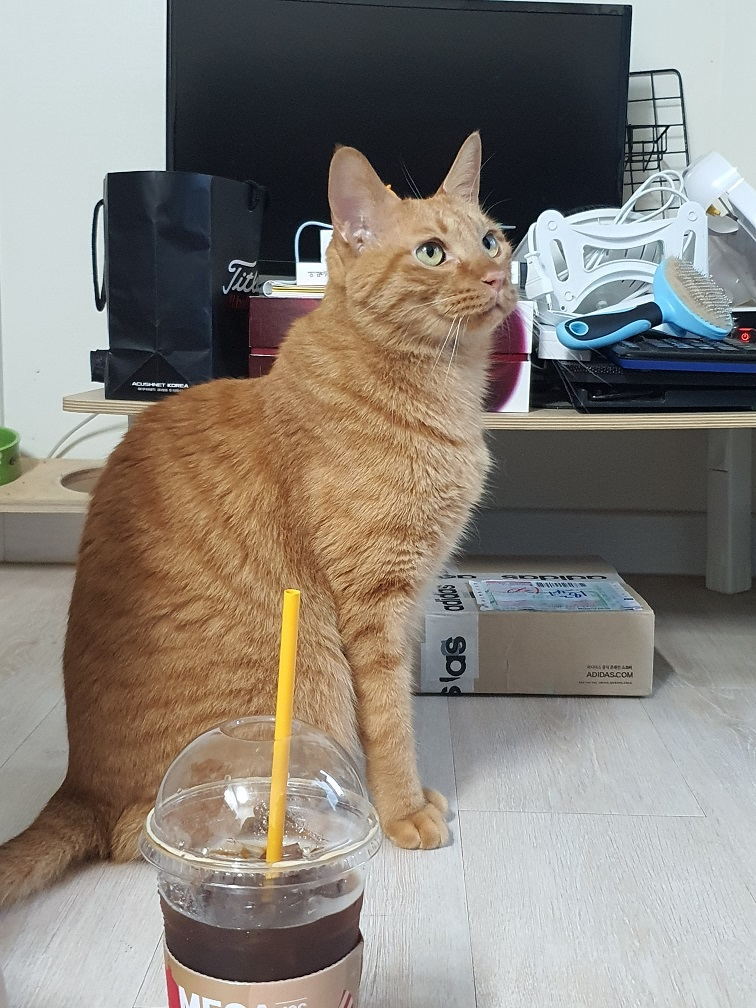
#> input picture OpenCV/09-controllFrame/images/dal (1).jpg, 756 x 1008 px
$ python 101-rotation.py
#> lines starting #> are read from the running program, lines starting #| are printed output that depends on the picture
import cv2 as cv
import os

os.chdir('09-controllFrame\\images')
img_color = cv.imread('dal (1).jpg', cv.IMREAD_COLOR)
#> img_color is the input picture: shape (1008, 756, 3); mean B, G, R 121.7, 129.7, 136

cv.imshow('img_color', img_color)

h,w = img_color.shape[:2]
#> h = 1008; w = 756

# 회전하는 '행렬'을 만든다
M = cv.getRotationMatrix2D((w/2.0,h/2.0),45,1)
# 0 - 회전 중심점, 1 - 각도(음수는 cw/양수는 acw), 2 - 이미지 배율
print(type(M)) # <class 'numpy.ndarray'>
#| <class 'numpy.ndarray'>

# 그리고 만든 회전행렬을 이미지에 붙인다.
img_rotated = cv.warpAffine(img_color, M, (h, w))
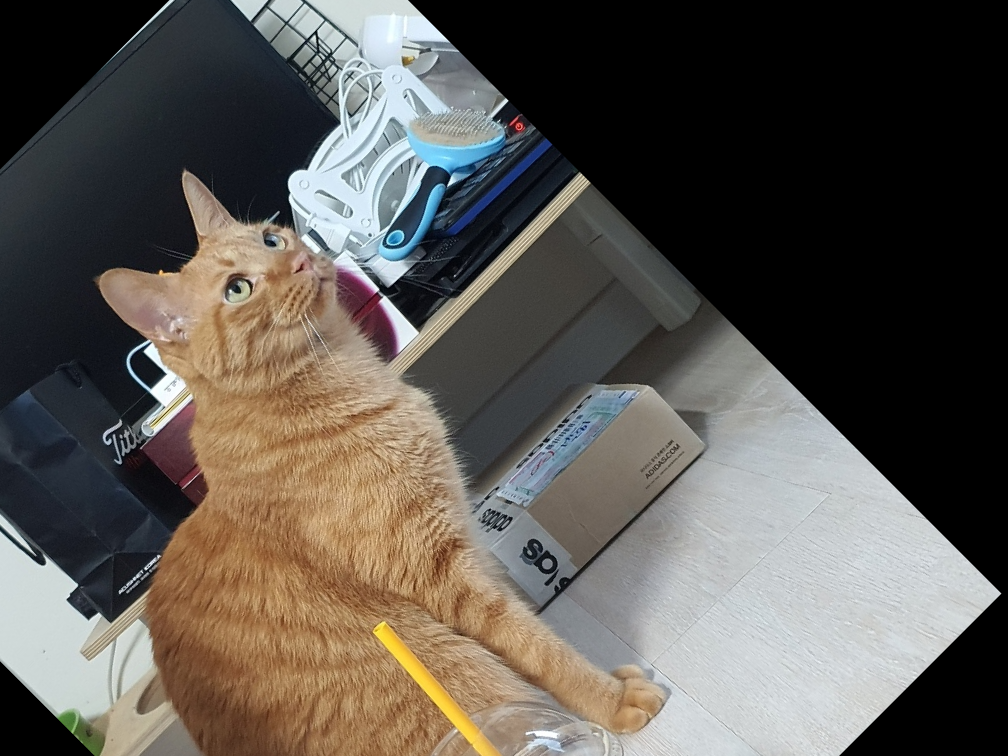
#> img_rotated: shape (756, 1008, 3); mean B, G, R 81.8, 87.9, 92.8

cv.imshow('img_rotated', img_rotated)

# img_rotated_extended = cv.warpAffine(img_color, M, (int(h*1.5), int(w*1.5)))
# cv.imshow('img_rotated_extended', img_rotated_extended)

cv.waitKey(0)

cv.destroyAllWindows()

$ run again, with OpenCV/09-controllFrame/images/dal (2).jpg copied over OpenCV/09-controllFrame/images/dal (1).jpg
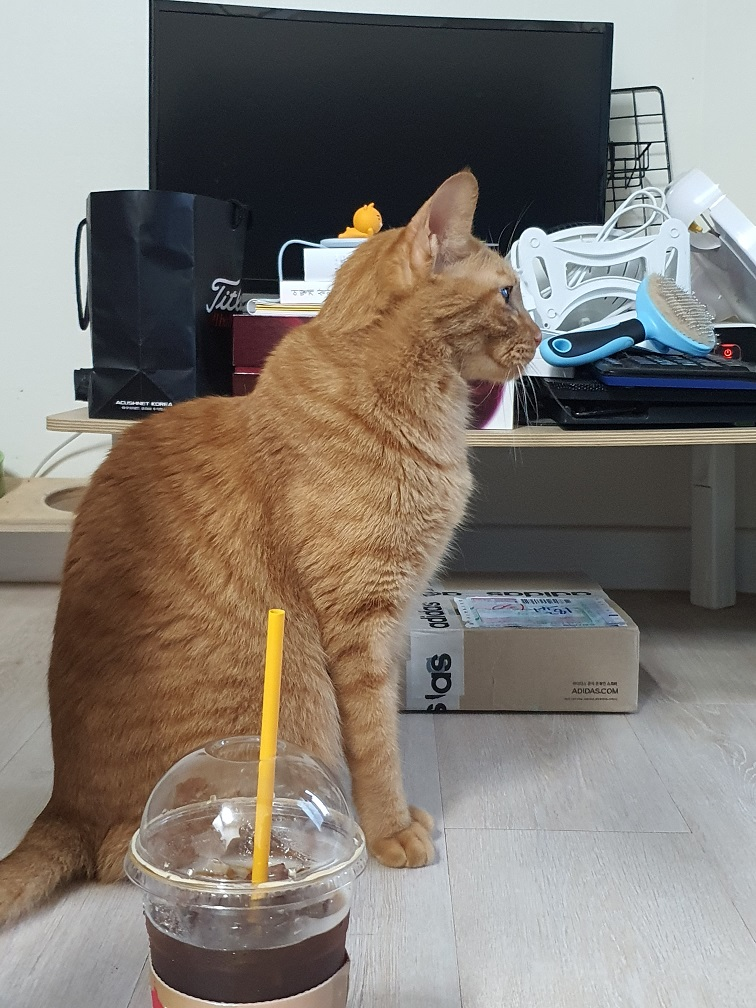
#> input picture OpenCV/09-controllFrame/images/dal (2).jpg, 756 x 1008 px
#> img_color is the input picture: shape (1008, 756, 3); mean B, G, R 113.1, 120.6, 127.5
#| <class 'numpy.ndarray'>
#> `img_rotated = cv.warpAffine(img_color, M, (h, w))`:
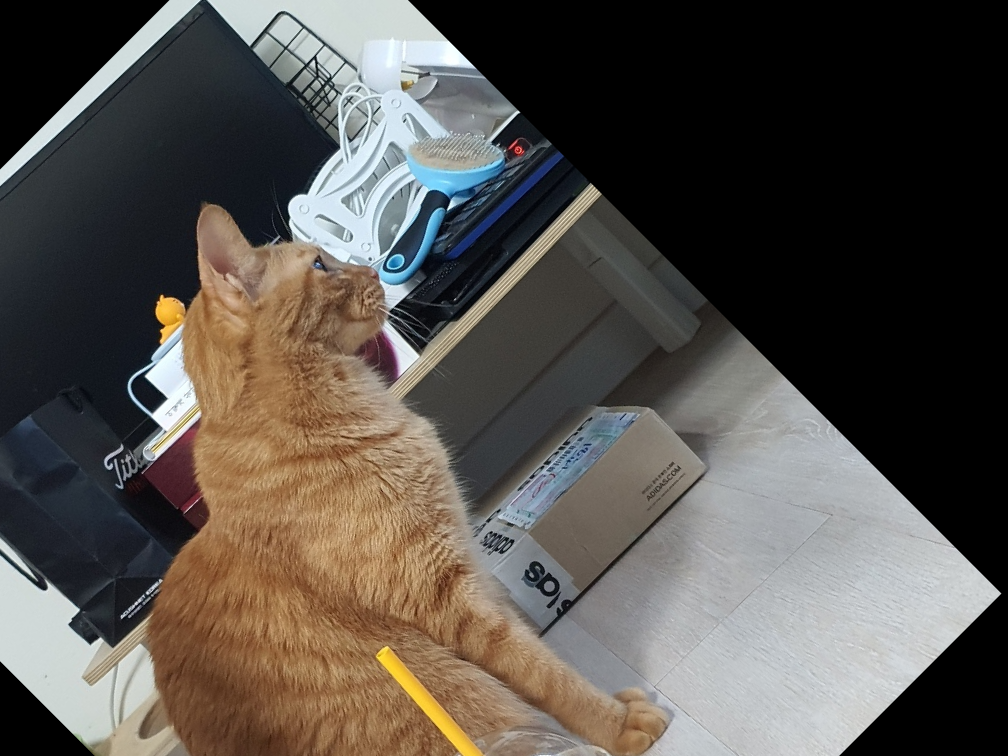
#> img_rotated: shape (756, 1008, 3); mean B, G, R 76.3, 81.8, 86.9

$ run again, with OpenCV/09-controllFrame/images/sal (1).jpg copied over OpenCV/09-controllFrame/images/dal (1).jpg
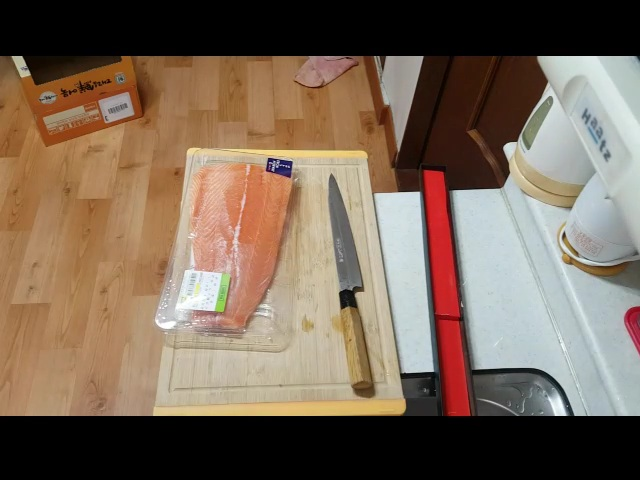
#> input picture OpenCV/09-controllFrame/images/sal (1).jpg, 640 x 480 px
#> img_color is the input picture: shape (480, 640, 3); mean B, G, R 87.6, 103.9, 122.2
#| <class 'numpy.ndarray'>
#> `img_rotated = cv.warpAffine(img_color, M, (h, w))`:
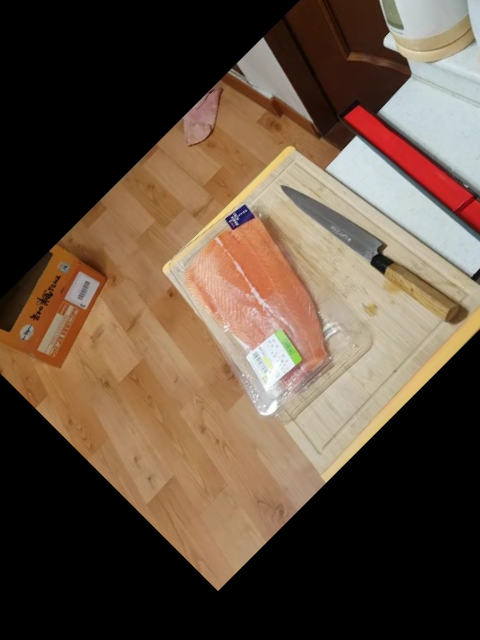
#> img_rotated: shape (640, 480, 3); mean B, G, R 62.5, 78.4, 96.7
